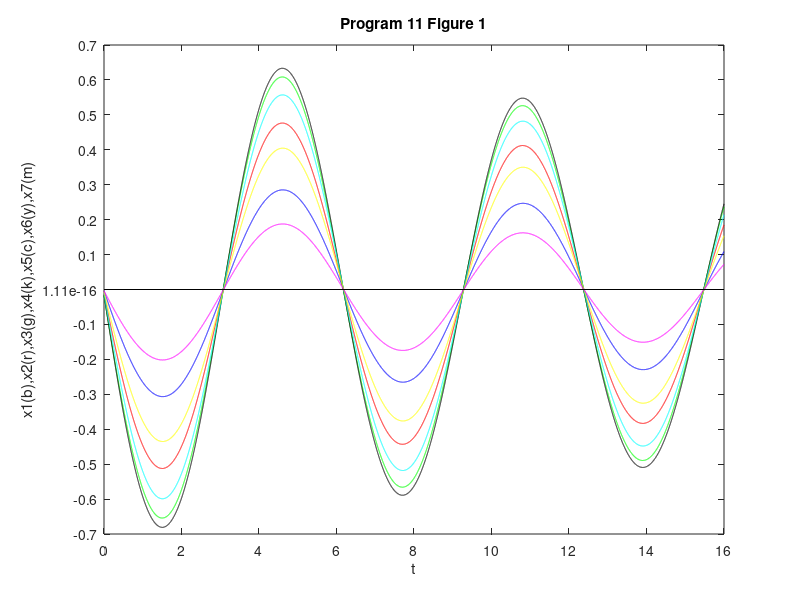
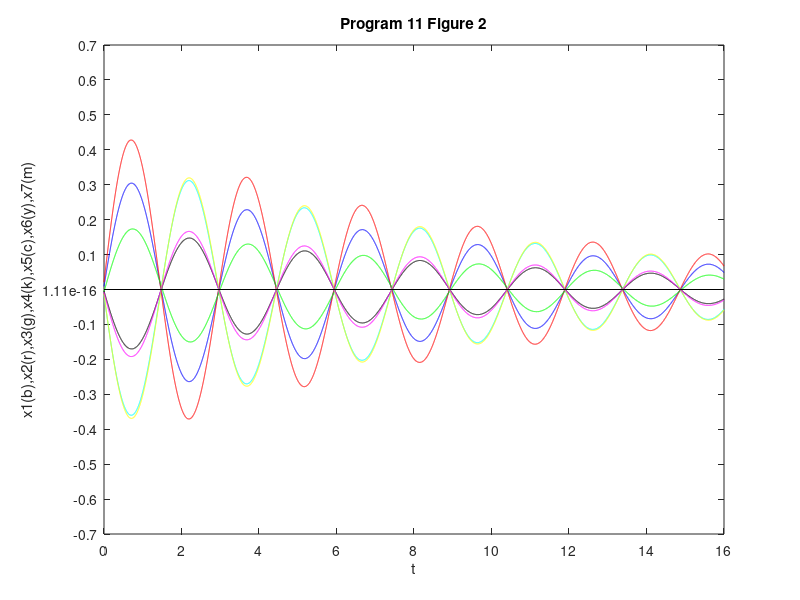
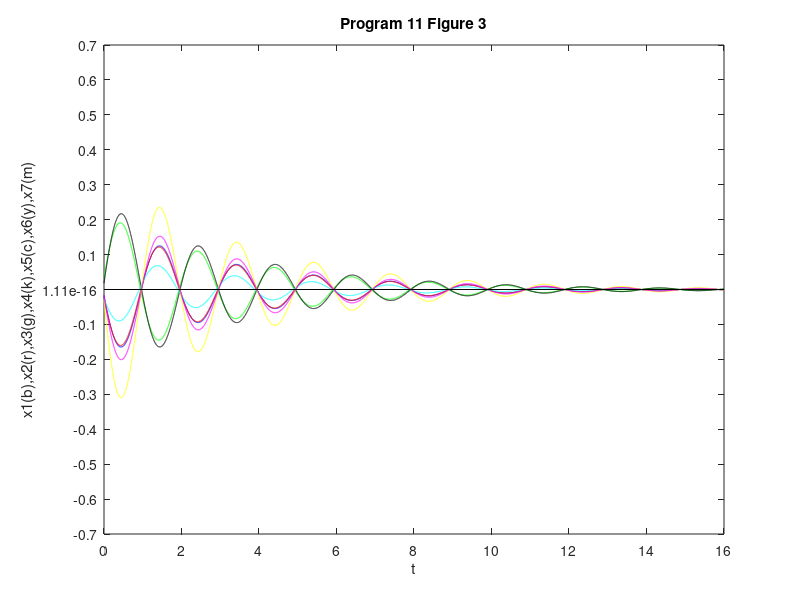
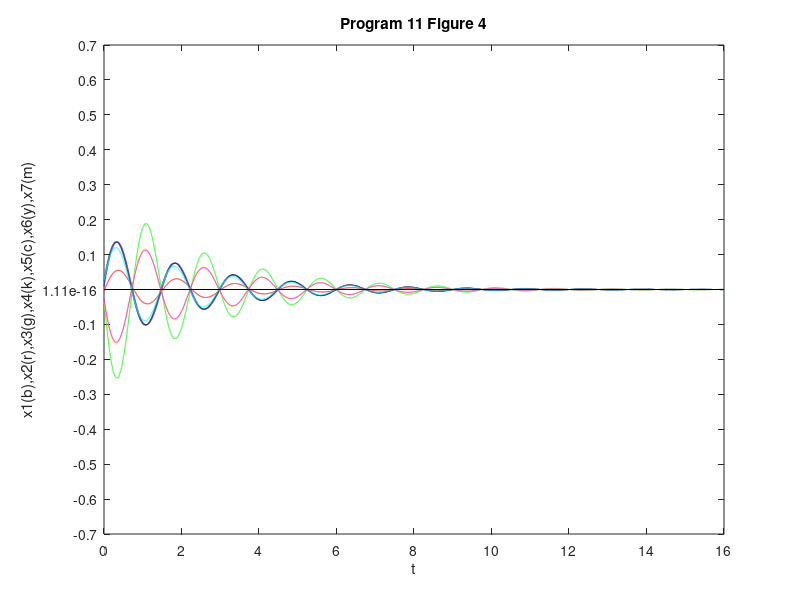

The MATLAB script that drew these images, in order:
format compact
clear, clc

m1 = .4;
m2 = .9;
m3 = .7;
m4 = .8;
m5 = .6;
m6 = .5;
m7 = .3;

k1 = 3.9;
k2 = 5.2;
k3 = 4.2;
k4 = 4.7;
k5 = 5.3;
k6 = 4.9;
k7 = 4.4;
k8 = 5.4;

c1 = .16;
c2 = .36;
c3 = .28;
c4 = .14;
c5 = .32;
c6 = .24;
c7 = .12;
c8 = .20;

A11 = [ 0 0 0 0 0 0 0
    0 0 0 0 0 0 0
    0 0 0 0 0 0 0
    0 0 0 0 0 0 0
    0 0 0 0 0 0 0
    0 0 0 0 0 0 0
    0 0 0 0 0 0 0];

A12 = [ 1 0 0 0 0 0 0
    0 1 0 0 0 0 0
    0 0 1 0 0 0 0
    0 0 0 1 0 0 0
    0 0 0 0 1 0 0
    0 0 0 0 0 1 0
    0 0 0 0 0 0 1];

A21 = [-(k1+k2)/m1 k2/m1 0 0 0 0 0
    k2/m2 -(k2+k3)/m2 k3/m2 0 0 0 0
    0 k3/m3 -(k3+k4)/m3 k4/m3 0 0 0
    0 0 k4/m4 -(k4+k5)/m4 k5/m4 0 0
    0 0 0 k5/m5 -(k5+k6)/m5 k6/m5 0
    0 0 0 0 k6/m6 -(k6+k7)/m6 k7/m6
    0 0 0 0 0 k7/m7 -(k7+k8)/m7];

A22 = [-(c1+c2)/m1 c2/m1 0 0 0 0 0
    c2/m2 -(c2+c3)/m2 c3/m2 0 0 0 0
    0 c3/m3 -(c3+c4)/m3 c4/m3 0 0 0
    0 0 c4/m4 -(c4+c5)/m4 c5/m4 0 0
    0 0 0 c5/m5 -(c5+c6)/m5 c6/m5 0
    0 0 0 0 c6/m6 -(c6+c7)/m6 c7/m6
    0 0 0 0 0 c7/m7 -(c7+c8)/m7];

A = [ A11 A12
 A21 A22 ];

[eigvec eigval] = eig(A);
t = 0 : .001 : 16;
lineX = [0, 16];
lineY = [0, 0];
titles(1,:) = 'Program 11 Figure 1';
titles(2,:) = 'Program 11 Figure 2';
titles(3,:) = 'Program 11 Figure 3';
titles(4,:) = 'Program 11 Figure 4';
titles(5,:) = 'Program 11 Figure 5';
titles(6,:) = 'Program 11 Figure 6';
titles(7,:) = 'Program 11 Figure 7';

n = 0;
for k = 13 : -2 : 1
 n = n + 1;
 alpha = real( eigval(k,k) );
 beta = imag( eigval(k,k) );
 gamma = sqrt( alpha^2 + beta^2 );
 delta = -alpha/gamma;
 w = gamma * sqrt( 1 - delta^2 );
 a1 = real( eigvec(1,k) );
 b1 = imag( eigvec(1,k) );
 a2 = real( eigvec(2,k) );
 b2 = imag( eigvec(2,k) );
 a3 = real( eigvec(3,k) );
 b3 = imag( eigvec(3,k) );
 a4 = real( eigvec(4,k) );
 b4 = imag( eigvec(4,k) );
 a5 = real( eigvec(5,k) );
 b5 = imag( eigvec(5,k) );
 a6 = real( eigvec(6,k) );
 b6 = imag( eigvec(6,k) );
 a7 = real( eigvec(7,k) );
 b7 = imag( eigvec(7,k) );
 x1 = 2 * exp(alpha*t) .* ( a1*cos(w*t) + b1*sin(w*t) );
 x2 = 2 * exp(alpha*t) .* ( a2*cos(w*t) + b2*sin(w*t) );
 x3 = 2 * exp(alpha*t) .* ( a3*cos(w*t) + b3*sin(w*t) );
 x4 = 2 * exp(alpha*t) .* ( a4*cos(w*t) + b4*sin(w*t) );
 x5 = 2 * exp(alpha*t) .* ( a5*cos(w*t) + b5*sin(w*t) );
 x6 = 2 * exp(alpha*t) .* ( a6*cos(w*t) + b6*sin(w*t) );
 x7 = 2 * exp(alpha*t) .* ( a7*cos(w*t) + b7*sin(w*t) );

 figure(n);
 plot(t,x1,'b',t,x2,'r',t,x3,'g',t,x4,'k',t,x5,'c',t,x6,'y',t,x7,'m',lineX,lineY,'k');
 axis([0 16 -.7 .7]);
 set(gca,'xtick', 0 : 2 : 16);
 set(gca,'ytick', -.7 : .1 : .7);
 xlabel('t');
 ylabel('x1(b),x2(r),x3(g),x4(k),x5(c),x6(y),x7(m)');
 title(titles(n,:));
end